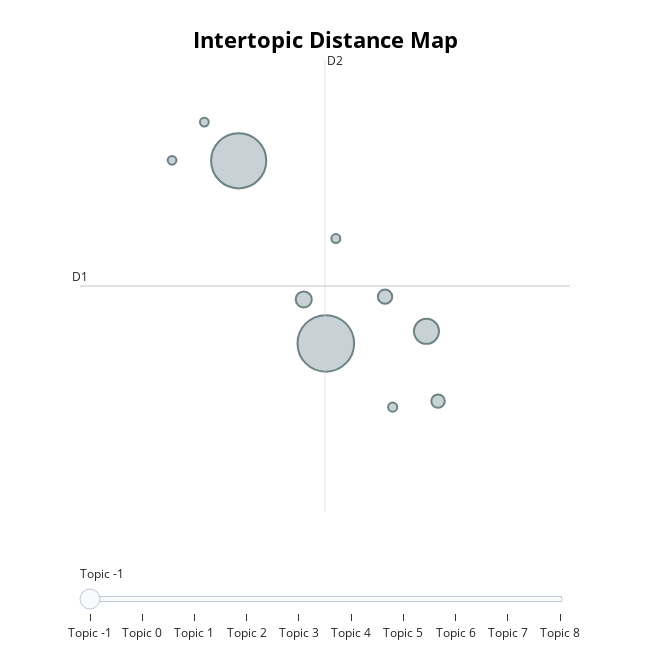

The cell this chart's notebook holds for it:
### Code cell
visualize_topics(model)

### Figure 1 — Plotly figure (JSON) as saved in the notebook; plotly's stock layout.template omitted (floating-point values rounded to 4 significant figures)
{"data": [{"customdata": [[-1, "fashion | fast | clothes | fast fashion | like", 881], [0, "fashion | fast | fast fashion | like | clothes", 837], [1, "shes | like | melusine | lol | mario", 172], [2, "good | quality | like | great | brands", 71], [3, "books | plt | gemma | like | people", 57], [4, "great | video | thank | climate town | amazing", 50], [5, "battle pass | battle | pass | skin | pass skin", 23], [6, "student | students | money | discounts | companies", 22], [7, "eu | leading | good | environment | fast food", 21], [8, "vegans | veganism | vegan | animals | fast", 21]], "hovertemplate": "<b>Topic %{customdata[0]}</b><br>%{customdata[1]}<br>Size: %{customdata[2]}", "legendgroup": "", "marker": {"color": "#B0BEC5", "line": {"color": "DarkSlateGrey", "width": 2}, "size": [881, 837, 172, 71, 57, 50, 23, 22, 21, 21], "sizemode": "area", "sizeref": 0.5506, "symbol": "circle"}, "mode": "markers", "name": "", "orientation": "v", "showlegend": false, "type": "scatter", "x": [12.28, 10.89, 13.89, 11.93, 13.23, 14.08, 13.35, 12.44, 9.822, 10.34], "xaxis": "x", "y": [-4.402, -3.137, -4.318, -4.097, -4.078, -4.801, -4.843, -3.675, -3.133, -2.869], "yaxis": "y"}], "layout": {"annotations": [{"showarrow": false, "text": "D1", "x": 8.349, "y": -4.004, "yshift": 10}, {"showarrow": false, "text": "D2", "x": 12.27, "xshift": 10, "y": -2.438}], "height": 650, "hoverlabel": {"bgcolor": "white", "font": {"family": "Rockwell", "size": 16}}, "legend": {"itemsizing": "constant", "tracegroupgap": 0}, "margin": {"t": 60}, "shapes": [{"line": {"color": "#CFD8DC", "width": 2}, "type": "line", "x0": 12.27, "x1": 12.27, "y0": -5.57, "y1": -2.438}, {"line": {"color": "#9E9E9E", "width": 2}, "type": "line", "x0": 8.349, "x1": 16.19, "y0": -4.004, "y1": -4.004}], "sliders": [{"active": 0, "pad": {"t": 50}, "steps": [{"args": [{"marker.color": [["red", "#B0BEC5", "#B0BEC5", "#B0BEC5", "#B0BEC5", "#B0BEC5", "#B0BEC5", "#B0BEC5", "#B0BEC5", "#B0BEC5"]]}], "label": "Topic -1", "method": "update"}, {"args": [{"marker.color": [["#B0BEC5", "red", "#B0BEC5", "#B0BEC5", "#B0BEC5", "#B0BEC5", "#B0BEC5", "#B0BEC5", "#B0BEC5", "#B0BEC5"]]}], "label": "Topic 0", "method": "update"}, {"args": [{"marker.color": [["#B0BEC5", "#B0BEC5", "red", "#B0BEC5", "#B0BEC5", "#B0BEC5", "#B0BEC5", "#B0BEC5", "#B0BEC5", "#B0BEC5"]]}], "label": "Topic 1", "method": "update"}, {"args": [{"marker.color": [["#B0BEC5", "#B0BEC5", "#B0BEC5", "red", "#B0BEC5", "#B0BEC5", "#B0BEC5", "#B0BEC5", "#B0BEC5", "#B0BEC5"]]}], "label": "Topic 2", "method": "update"}, {"args": [{"marker.color": [["#B0BEC5", "#B0BEC5", "#B0BEC5", "#B0BEC5", "red", "#B0BEC5", "#B0BEC5", "#B0BEC5", "#B0BEC5", "#B0BEC5"]]}], "label": "Topic 3", "method": "update"}, {"args": [{"marker.color": [["#B0BEC5", "#B0BEC5", "#B0BEC5", "#B0BEC5", "#B0BEC5", "red", "#B0BEC5", "#B0BEC5", "#B0BEC5", "#B0BEC5"]]}], "label": "Topic 4", "method": "update"}, {"args": [{"marker.color": [["#B0BEC5", "#B0BEC5", "#B0BEC5", "#B0BEC5", "#B0BEC5", "#B0BEC5", "red", "#B0BEC5", "#B0BEC5", "#B0BEC5"]]}], "label": "Topic 5", "method": "update"}, {"args": [{"marker.color": [["#B0BEC5", "#B0BEC5", "#B0BEC5", "#B0BEC5", "#B0BEC5", "#B0BEC5", "#B0BEC5", "red", "#B0BEC5", "#B0BEC5"]]}], "label": "Topic 6", "method": "update"}, {"args": [{"marker.color": [["#B0BEC5", "#B0BEC5", "#B0BEC5", "#B0BEC5", "#B0BEC5", "#B0BEC5", "#B0BEC5", "#B0BEC5", "red", "#B0BEC5"]]}], "label": "Topic 7", "method": "update"}, {"args": [{"marker.color": [["#B0BEC5", "#B0BEC5", "#B0BEC5", "#B0BEC5", "#B0BEC5", "#B0BEC5", "#B0BEC5", "#B0BEC5", "#B0BEC5", "red"]]}], "label": "Topic 8", "method": "update"}]}], "title": {"font": {"color": "Black", "size": 22}, "text": "<b>Intertopic Distance Map</b>", "x": 0.5, "xanchor": "center", "y": 0.95, "yanchor": "top"}, "width": 650, "xaxis": {"anchor": "y", "domain": [0, 1], "range": [8.349, 16.19], "title": {"text": ""}, "visible": false}, "yaxis": {"anchor": "x", "domain": [0, 1], "range": [-5.57, -2.438], "title": {"text": ""}, "visible": false}}}
